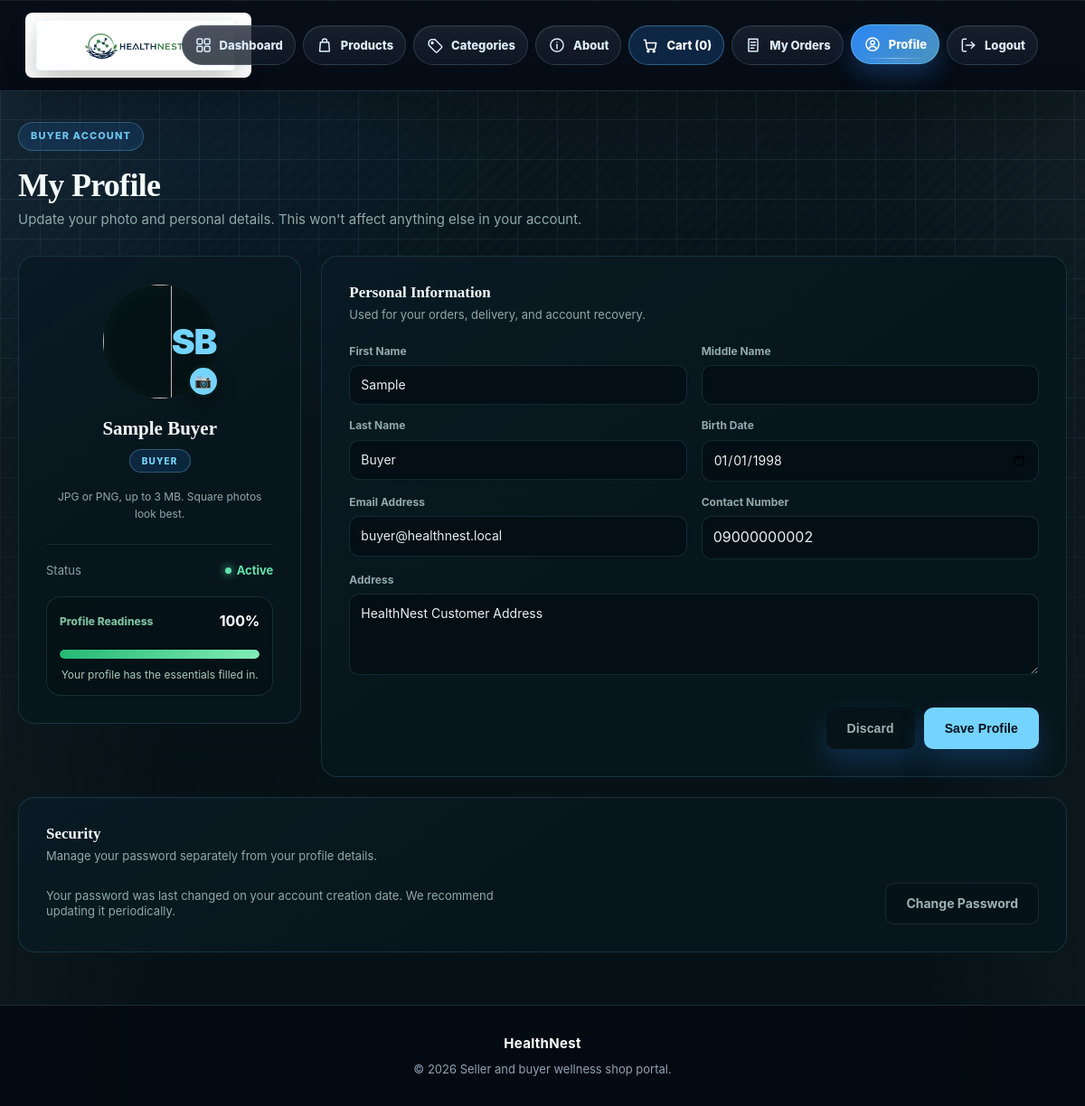
The app's page /profile.php (signed in) with its own data.
### tables this page shows
CREATE TABLE `tblaccount` (
  `id` int(11) NOT NULL,
  `firstname` varchar(50) DEFAULT NULL,
  `middlename` varchar(50) DEFAULT NULL,
  `lastname` varchar(50) DEFAULT NULL,
  `email` varchar(100) DEFAULT NULL,
  `password` varchar(255) DEFAULT NULL,
  `address` varchar(200) DEFAULT NULL,
  `contact` varchar(20) DEFAULT NULL,
  `birthdate` date DEFAULT NULL,
  `level` varchar(20) DEFAULT NULL,
  `status` varchar(20) DEFAULT NULL,
  `image` varchar(100) DEFAULT NULL,
  `created_at` date DEFAULT NULL
);

### functions.php (called while the page is built, shortened)
<?php
function e($value)
{
    return htmlspecialchars((string) $value, ENT_QUOTES, "UTF-8");
}
function normalizeLevel($level)
{
    return strtolower(trim((string) $level));
}
function accountFullName($user)
{
    $parts = [
        $user["firstname"] ?? "",
        $user["middlename"] ?? "",
        $user["lastname"] ?? "",
    ];
    $name = trim(preg_replace("/\s+/", " ", implode(" ", array_filter($parts))));
    return $name !== "" ? $name : ($user["email"] ?? "User");
}
function sessionUserId()
{
    if (isset($_SESSION["user_id"])) {
        return (int) $_SESSION["user_id"];
    }
    return null;
}
function isAdmin()
{
    $level = normalizeLevel($_SESSION["level"] ?? "");
    return in_array($level, ["admin", "administrator", "seller"], true);
}
function accountLevelValue($level)
{
    $level = normalizeLevel($level);
    return in_array($level, ["admin", "administrator", "seller"], true) ? "seller" : "buyer";
}
function accountLevelLabel($level)
{
    return ucfirst(accountLevelValue($level));
}
function currentUser($conn)
{
    $userId = sessionUserId();
    $stmt = mysqli_prepare($conn, "SELECT * FROM tblaccount WHERE id = ? LIMIT 1");
    mysqli_stmt_bind_param($stmt, "i", $userId);
    mysqli_stmt_execute($stmt);
    $result = mysqli_stmt_get_result($stmt);
    return mysqli_fetch_assoc($result) ?: null;
}

### profile.php (the view, shortened to what this page needs)
<?php
require_once __DIR__ . "/init.php";
$user = currentUser($conn);
$values = [
    "firstname" => $user["firstname"] ?? "",
    "middlename" => $user["middlename"] ?? "",
    "lastname" => $user["lastname"] ?? "",
    "email" => $user["email"] ?? "",
    "contact" => $user["contact"] ?? "",
    "address" => $user["address"] ?? "",
    "birthdate" => $user["birthdate"] ?? "",
];
$isSellerProfile = isAdmin();
$roleLabel = accountLevelLabel($user["level"]);
$fullName = accountFullName($user);
$statusLabel = ucfirst(strtolower($user["status"] ?? "active"));
$statusClass = preg_replace('/[^a-z0-9_-]/', '', strtolower($user["status"] ?? "active"));
$nameParts = array_values(array_filter(preg_split('/\s+/', trim($fullName))));
$profileInitials = "U";
if ($nameParts) {
    $profileInitials = mb_strtoupper(mb_substr($nameParts[0], 0, 1));
    if (count($nameParts) > 1) {
        $profileInitials .= mb_strtoupper(mb_substr($nameParts[count($nameParts) - 1], 0, 1));
    }
}
$profileImageUrl = "";
require __DIR__ . "/header.php";
?>
<main class="profile-page">
    <header class="profile-page-header">
        <span class="profile-account-label"><?php echo e($roleLabel); ?> Account</span>
        <h1>My Profile</h1>
        <p>Update your photo and personal details. This won't affect anything else in your account.</p>
    </header>
    <form id="profileForm" class="profile-form" method="post" action="profile.php" enctype="multipart/form-data">
        <div class="seller-profile-sidebar">
            <section class="profile-card profile-overview-card" aria-labelledby="profile-overview-title">
                <div class="profile-avatar-wrap">
                    <span id="profileAvatar" class="profile-avatar" aria-hidden="true">
                        <?php if ($profileImageUrl !== ""): ?>
                            <img id="profileAvatarImage" src="<?php echo e($profileImageUrl); ?>" alt="">
                            <span id="profileAvatarInitials" hidden><?php echo e($profileInitials); ?></span>
                        <?php else: ?>
                            <img id="profileAvatarImage" src="" alt="" hidden>
                            <span id="profileAvatarInitials"><?php echo e($profileInitials); ?></span>
                        <?php endif; ?>
                    </span>
                    <label class="profile-photo-control" for="profile_image" title="Choose a new profile photo">
                        <span aria-hidden="true">&#128247;</span>
                    </label>
                </div>
                <div class="profile-identity">
                    <h2><?php echo e($fullName); ?></h2>
                    <span class="profile-role-badge"><?php echo e($roleLabel); ?></span>
                </div>
                <p id="profile-photo-help" class="profile-photo-help">JPG or PNG, up to 3 MB. Square photos look best.</p>
                <div class="profile-status-row">
                    <span>Status</span>
                    <strong class="profile-status <?php echo e($statusClass); ?>"><?php echo e($statusLabel); ?></strong>
                </div>
                <div class="profile-completion-card">
                    <div>
                        <span>Profile Readiness</span>
                        <strong id="profileCompletionScore">0%</strong>
                    </div>
                    <div class="status-meter"><span id="profileCompletionBar" style="width: 0%;"></span></div>
                    <p id="profileCompletionHint">Complete the required details to keep the account ready.</p>
                </div>
            </section>
        </div>
        <section class="profile-card profile-information-card" aria-labelledby="personal-information-title">
            <div class="profile-card-heading">
                <h2 id="personal-information-title">Personal Information</h2>
                <p><?php echo $isSellerProfile
                    ? "Keep your seller account contact details clean and ready for account recovery, shipping, and support records."
                    : "Used for your orders, delivery, and account recovery."; ?></p>
            </div>
            <div class="profile-fields">
                <div class="profile-field">
                    <label for="firstname">First Name</label>
                    <input id="firstname" type="text" name="firstname" value="<?php echo e($values["firstname"]); ?>" autocomplete="given-name" required>
                </div>
                <div class="profile-field">
                    <label for="middlename">Middle Name</label>
                    <input id="middlename" type="text" name="middlename" value="<?php echo e($values["middlename"]); ?>" autocomplete="additional-name">
                </div>
                <div class="profile-field">
                    <label for="lastname">Last Name</label>
                    <input id="lastname" type="text" name="lastname" value="<?php echo e($values["lastname"]); ?>" autocomplete="family-name" required>
                </div>
                <div class="profile-field">
                    <label for="birthdate">Birth Date</label>
                    <input id="birthdate" type="date" name="birthdate" value="<?php echo e($values["birthdate"]); ?>" max="<?php echo date("Y-m-d", strtotime("-18 years")); ?>" autocomplete="bday" required>
                </div>
                <div class="profile-field">
                    <label for="email">Email Address</label>
                    <input id="email" type="email" name="email" value="<?php echo e($values["email"]); ?>" autocomplete="email" required>
                </div>
                <div class="profile-field">
                    <label for="contact">Contact Number</label>
                    <input id="contact" type="tel" name="contact" value="<?php echo e($values["contact"]); ?>" autocomplete="tel" required>
                </div>
                <div class="profile-field profile-field-wide">
                    <label for="address">Address</label>
                    <textarea id="address" name="address" autocomplete="street-address" required><?php echo e($values["address"]); ?></textarea>
                </div>
            </div>
            <div class="profile-form-actions">
                <button class="profile-button profile-button-secondary" type="reset">Discard</button>
                <button class="profile-button profile-button-primary" type="submit">Save Profile</button>
            </div>
        </section>
    </form>
    <section class="profile-card profile-security-card" aria-labelledby="profile-security-title">
        <div class="profile-card-heading">
            <h2 id="profile-security-title">Security</h2>
            <p>Manage your password separately from your profile details.</p>
        </div>
        <div class="profile-security-row">
            <p>Your password was last changed on your account creation date. We recommend updating it periodically.</p>
            <a class="profile-button profile-button-secondary" href="<?php echo $isSellerProfile ? "seller_changepassword.php" : "resetpassword.php"; ?>">Change Password</a>
        </div>
    </section>
</main>
<?php require __DIR__ . "/footer.php"; ?>

### records on screen
tblaccount: level "BUYER", profileInitials "SB", status "Active", firstname "Sample", lastname "Buyer", birthdate "01/01/1998", email "buyer@healthnest.local", contact "09000000002", address "HealthNest Customer Address"

### other values on screen
$cartCount "0"
$fullName "Sample Buyer"
